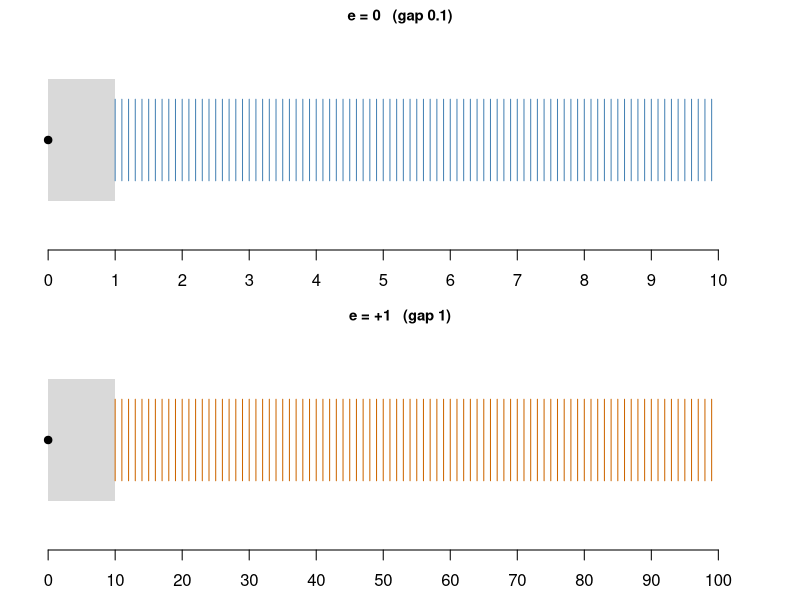
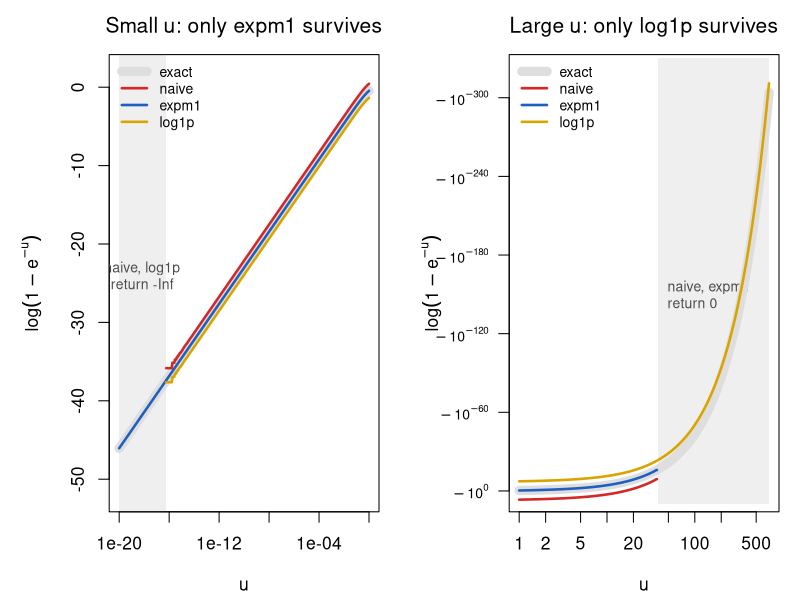

Reproduce these figures in R, in order.
## ---- chunk 1
options(digits = 22)

## ---- chunk 2
#| label: integer-limits
#| warning: false
.Machine$integer.max

## Check upper bounds
as.integer(2^31 - 1)                    # maximum valid integer
as.integer(2^31)                        # exceeds limit, returns NA
as.integer(2^31 - 1) + as.integer(1)    # overflows to NA

## Check lower bounds
as.integer(-(2^31 - 1))                 # minimum valid integer
as.integer(-2^31)                       # exceeds lower limit, returns NA
## ---- chunk 3
#| label: integer-product
#| warning: false
50000L * 50000L
50000 * 50000
## ---- chunk 4
#| label: toy-all-numbers
m <- outer(1:9, 0:9, function(a, b) sprintf("%.1f",a + b / 10))
dimnames(m) <- list(d1 = 1:9, d2 = 0:9)
m
## ---- chunk 5
#| label: fig-toy-lines
#| echo: false
#| fig-width: 9
#| fig-height: 3.6
#| fig-cap: 'Illustrates how floating-point numbers are spaced on the real line in a toy number system: the gaps between representable numbers grow with magnitude, so precision is relative rather than absolute.
#|   Positive numbers at zoom $e=0$ (top, gap $0.1$) and $e=+1$ (bottom, gap $1$). Grey bands hold the crowded marks of all lower zooms ($e<0$, and $e\le 0$ in the bottom panel); overflow occurs only far to the right, beyond $9.9\times10^{9}$.'
par(mfrow = c(2, 1), mar = c(2.5, 1, 1.5, 1))
m0 <- (10:99) / 10; m1 <- 10:99
plot(NA, xlim = c(0, 10.5), ylim = c(0, 1), axes = FALSE, xlab = "", ylab = "",
     main = "e = 0   (gap 0.1)", cex.main = 0.9)
rect(0, 0.2, 1, 0.8, col = "gray85", border = NA)
segments(m0, 0.3, m0, 0.7, col = "steelblue")
points(0, 0.5, pch = 19)
axis(1, at = 0:10)
plot(NA, xlim = c(0, 105), ylim = c(0, 1), axes = FALSE, xlab = "", ylab = "",
     main = "e = +1   (gap 1)", cex.main = 0.9)
rect(0, 0.2, 10, 0.8, col = "gray85", border = NA)
segments(m1, 0.3, m1, 0.7, col = "darkorange3")
points(0, 0.5, pch = 19)
axis(1, at = seq(0, 100, 10))
## ---- chunk 6
#| label: double-limits
c(eps = .Machine$double.eps, xmax = .Machine$double.xmax,
  xmin = .Machine$double.xmin, subnormal = 2^-1074, maxint = 2^53)
## ---- chunk 7
#| label: machine-eps
1 + 2^-52 == 1
1 + 2^-53 == 1                       # half an epsilon is lost
0.1 + 0.2 == 0.3                     # rounding error
isTRUE(all.equal(0.1 + 0.2, 0.3))    # test with tolerance sqrt(eps)
## ---- chunk 8
#| label: over-underflow
2 * .Machine$double.xmax             # overflow: Inf
exp(710)                             # overflow: Inf
2^-1075                              # underflow: 0
prod(rep(0.01, 200))                 # 1e-400 underflows to 0
sum(log(rep(0.01, 200)))             # the log scale is safe
## ---- chunk 9
#| label: spacing-demo
2^52 + 1 == 2^52                     # gap 1: still distinguishable
2^53 + 1 == 2^53                     # gap 2: the +1 is lost
format(c(2^53, 2^53 + 1, 2^53 + 2), digits = 17)
.Machine$integer.max                 # 2^31 - 1
## ---- chunk 10
#| label: sum-large-small
## the target value
f0 <- 1 + 2^(-40)
f0

## adding 2^-52 (one epsilon) 2^12 times works: each addition changes the sum
f1 <- 1; i <- 1
while (i <= 2^12) { f1 <- f1 + 2^(-52); i <- i + 1 }
f1

## adding 2^-53 (half an epsilon) 2^13 times fails: 1 + 2^-53 rounds to 1 every time
f2 <- 1; i <- 1
while (i <= 2^13) { f2 <- f2 + 2^(-53); i <- i + 1 }
f2

## this difference is not due to number display in R
f0 == f1
f0 == f2

## R's built-in sum() uses pairwise summation and extended precision
f3 <- sum(c(1, rep(2^(-53), 2^13))); f3
f1 == f3
f4 <- sum(c(1, rep(2^(-54), 2^14))); f4
f0 == f4

## the fix: accumulate the small numbers first, then add to 1
f6s <- 0; i <- 1
while (i <= 2^14) { f6s <- f6s + 2^(-54); i <- i + 1 }
f6s
f6 <- f6s + 1; f6
f0 == f6
## ---- chunk 11
#| label: summation-methods
x <- c(1, rep(1e-16, 1e4))                 # exact sum is 1 + 1e-12

naive_sum <- function(x) { s <- 0; for (v in x) s <- s + v; s }

kahan_sum <- function(x) {
  s <- 0; c <- 0                            # c holds the running roundoff error
  for (v in x) { y <- v - c; t <- s + y; c <- (t - s) - y; s <- t }
  s }

c(naive   = naive_sum(x) - 1,
  sorted  = naive_sum(sort(x)) - 1,
  kahan   = kahan_sum(x) - 1,
  builtin = sum(x) - 1,
  exact   = 1e-12)
## ---- chunk 12
#| label: eps-other-bases
log(2^(-52))               # base e: about -36
1 + exp(-35)
1 + exp(-37)               # evaluates to exactly 1

log(2^(-52), base = 10)    # base 10: about -15.7
1 + 1e-15 == 1
1 + 1e-16 == 1
## ---- chunk 13
#| label: tbl-fexp-naive
#| message: false
library(knitr)

fexp <- function(x, debug = FALSE) {
  i <- 0; expx <- 1; u <- 1
  if (debug) debug_list <- list()
  while (abs(u) > 1e-20 * abs(expx)) {
    i <- i + 1
    u <- u * x / i
    expx <- expx + u
    if (debug) debug_list[[i]] <- c(Step = i, Term_u = u, exp_x = expx)
  }
  if (debug) return(do.call(rbind, debug_list))
  expx
}

test_vals <- c(10, 20, 60, -1, -10, -20, -50)
res1 <- data.frame(x = test_vals, Built_in_Exp = exp(test_vals), Taylor_fexp = sapply(test_vals, fexp))
kable(res1, caption = "Compares a naive Taylor-series implementation of the exponential function with the built-in exp() to show that the series is accurate for positive arguments but fails for negative ones. Built-in exp() versus the naive Taylor series fexp()")
## ---- chunk 14
#| label: tbl-fexp-debug
debug_matrix <- fexp(-50, debug = TRUE)
debug_summary <- rbind(
  head(debug_matrix, 10),
  matrix(NA, nrow = 1, ncol = 3, dimnames = list("...", colnames(debug_matrix))),
  tail(debug_matrix, 10))
kable(debug_summary, caption = "Exposes the internals of the failing computation of exp(-50), showing that very large terms of alternating sign cancel and leave only roundoff error. Debug trace for fexp(-50) showing catastrophic cancellation")
## ---- chunk 15
#| label: tbl-fexp-robust
fexp2 <- function(x) {
  xa <- abs(x); i <- 0; expx <- 1; u <- 1
  while (u > 1e-20 * expx) { i <- i + 1; u <- u * xa / i; expx <- expx + u }
  if (x >= 0) expx else 1 / expx
}

test_vals_neg <- c(-10, -20, -50)
res2 <- data.frame(x = test_vals_neg, Built_in_Exp = exp(test_vals_neg), Robust_fexp2 = sapply(test_vals_neg, fexp2))
kable(res2, caption = "Shows that reformulating the computation as 1/exp(|x|) removes the cancellation and restores accuracy for negative arguments. Robust fexp2() for negative arguments")
## ---- chunk 16
#| label: expm1-demo
x <- 1e-10
c(naive = exp(x) - 1, expm1 = expm1(x), series = x + x^2 / 2)
x <- 1e-20
c(naive = log(1 + x), log1p = log1p(x))
## ---- chunk 17
#| label: variance-formulas
## one-pass (computational) formula
var1 <- function(x) { n <- length(x); (sum(x^2) - sum(x)^2 / n) / (n - 1) }

## two-pass formula (centering on the mean)
var2 <- function(x) { n <- length(x); sum((x - mean(x))^2) / (n - 1) }

## small data works fine for both
x <- c(1, 2, 3)
c(var1(x), var2(x), var(x))

## a large shift exposes catastrophic cancellation in var1
x <- c(1, 2, 3) + 1e8
c(var1(x), var2(x), var(x))
x <- c(1, 2, 3) + 1e10
c(var1(x), var2(x), var(x))
## ---- chunk 18
#| label: tbl-variance-scan
M <- 10^(0:10)
res <- t(sapply(M, function(m) { x <- c(1, 2, 3) + m; c(M = m, one_pass = var1(x), two_pass = var2(x)) }))
kable(res, caption = "Demonstrates catastrophic cancellation in the one-pass variance formula, which breaks down when the data have a large mean, while the two-pass formula stays accurate. One-pass versus two-pass variance as the data are shifted by M", digits = 6)
## ---- chunk 19
#| label: variance-fixes
var_shifted <- function(x) { n <- length(x); d <- x - x[1]; (sum(d^2) - sum(d)^2 / n) / (n - 1) }

var_welford <- function(x) {
  m <- 0; S <- 0
  for (k in seq_along(x)) { m_old <- m; m <- m + (x[k] - m) / k; S <- S + (x[k] - m_old) * (x[k] - m) }
  S / (length(x) - 1) }

x <- c(1, 2, 3) + 1e10
c(one_pass = var1(x), shifted = var_shifted(x), welford = var_welford(x), two_pass = var2(x))
## ---- chunk 20
#| label: sigmoid-demo
p1 <- function(theta) exp(theta) / (1 + exp(theta))
p2 <- function(theta) 1 / (1 + exp(-theta))

## large positive theta breaks p1, works in p2
theta <- 2000
c(p1 = p1(theta), p2 = p2(theta))

## large negative theta works for both
theta <- -2000
c(p1 = p1(theta), p2 = p2(theta))

## the piecewise form is safe everywhere and keeps full precision in both tails
sigmoid <- function(x) ifelse(x >= 0, 1 / (1 + exp(-x)), exp(x) / (1 + exp(x)))
sigmoid(c(-2000, -20, 0, 20, 2000))
## ---- chunk 21
#| label: builtin-demo
c(naive = log(factorial(1000)), lfactorial = lfactorial(1000))
c(naive = log(dnorm(40)), dnorm_log = dnorm(40, log = TRUE))
c(naive = log(1 - pnorm(10)), stable = pnorm(10, lower.tail = FALSE, log.p = TRUE))
## ---- chunk 22
#| label: log-quotient-demo
log_x <- 800; x <- exp(log_x); x          # overflow
log_y <- 805; y <- exp(log_y); y          # overflow
x / y                                     # Inf/Inf = NaN

log_xovery <- log_x - log_y               # subtracting logs is safe
log_xovery
exp(log_xovery)

## likelihood versus log-likelihood for 2000 fair-coin tosses
p <- rep(0.5, 2000)
c(likelihood = prod(p), log_likelihood = sum(log(p)))
## ---- chunk 23
#| label: log-sum-exp
log_sum_exp <- function(log_x) {
  max_log_x <- max(log_x)
  max_log_x + log(sum(exp(log_x - max_log_x)))
}

## values that would overflow directly
log_x <- c(2000, 2010, 2030)
exp(log_x)                                   # Inf
c(direct = log(sum(exp(log_x))), lse = log_sum_exp(log_x))

## values that would underflow directly
log_x <- -c(2000, 2010, 2030)
exp(log_x)                                   # 0
c(direct = log(sum(exp(log_x))), lse = log_sum_exp(log_x))
## ---- chunk 24
#| label: mixture-loglik
y <- c(-1, 0.5, 2, 45)                      # the last value is far from both means
mu <- c(0, 3); w <- c(0.6, 0.4)
naive <- sum(log(w[1] * dnorm(y, mu[1]) + w[2] * dnorm(y, mu[2])))
stable <- sum(sapply(y, function(yi) log_sum_exp(log(w) + dnorm(yi, mu, log = TRUE))))
c(naive = naive, stable = stable)
## ---- chunk 25
#| label: log-softmax
x <- c(1000, 1001, 1005)
naive <- log(exp(x) / sum(exp(x)))
stable <- x - log_sum_exp(x)
rbind(naive, stable, probabilities = exp(stable))
## ---- chunk 26
#| label: logsumexp-matrixStats
#| message: false
library(matrixStats)
c(mine = log_sum_exp(c(2000, 2001, 2002)), matrixStats = logSumExp(c(2000, 2001, 2002)))
## ---- chunk 27
#| label: log-minus-exp
log_minus_exp <- function(log_x, log_y) {
  if (log_x < log_y) stop("the first argument must be the larger")
  log_x + log1p(-exp(log_y - log_x))
}

log_minus_exp(2020, 2000)
exp(2000) - exp(1999)                       # direct subtraction: Inf - Inf = NaN

## nearly equal arguments: log1p keeps the precision that log(1 - .) would lose
lx <- 10; ly <- 10 - 1e-12
c(with_log1p = log_minus_exp(lx, ly), with_log = lx + log(1 - exp(ly - lx)), exact = log(exp(lx) - exp(ly)))
## ---- chunk 28
#| label: logspace-sub-table
a <- c(2000, 1e-20, -1000,    0)
b <- c(1999,     0, -1001, -500)
g <- function(x) formatC(x, format = "g", digits = 8)
kable(data.frame(a = g(a), b = g(b), u = g(a - b),
                  naive = g(log(exp(a) - exp(b))),
                  log_minus_exp = g(mapply(log_minus_exp, a, b))),
      caption = "Shows why log(exp(a) - exp(b)) should be computed on the log scale: the naive expression overflows for large a and b, whereas log_minus_exp stays finite and accurate. log(exp(a) - exp(b)) by the naive expression and by log_minus_exp",
      align = c("r", "r", "r", "r", "r"))
## ---- chunk 29
#| label: log1mexp-functions
f_naive <- function(u) log(1 - exp(-u))     # both failures
f_expm1 <- function(u) log(-expm1(-u))      # never forms the difference 1 - exp(-u)
f_log1p <- function(u) log1p(-exp(-u))      # never forms the sum exp(-u)
## ---- chunk 30
#| label: tbl-log1mexp
u <- c(1e-100, 1e-18, 1e-15, 1e-8, 1, 20, 50, 500)
log1mexp <- function(u) ifelse(u <= log(2), log(-expm1(-u)), log1p(-exp(-u)))
## plain decimals, except that numbers below 0.01 in absolute value are written +/- e^{x}, x = log|value|
g <- function(v) vapply(v, function(v) {
  if (is.nan(v)) return("NaN")
  if (is.infinite(v)) return(if (v < 0) "$-\\infty$" else "$\\infty$")
  if (v == 0) return("$0$")
  if (abs(v) < 0.01) return(paste0("$", if (v < 0) "-", "e^{", signif(log(abs(v)), 6), "}$"))
  paste0("$", signif(v, 6), "$")
}, "")
tab <- data.frame(g(u), g(f_naive(u)), g(f_expm1(u)), g(f_log1p(u)), g(log1mexp(u)))
names(tab) <- c("$u$", "naive: $\\log(1-e^{-u})$",
                "expm1: $\\log(-\\mathrm{expm1}(-u)) \\approx \\log u$ for small $u$",
                "log1p: $\\mathrm{log1p}(-e^{-u}) \\approx -e^{-u}$ for large $u$",
                "correct: log1mexp$(u)$")
kable(tab, align = rep("r", 5),
      caption = "Computing log(1 - exp(-u)) four ways, across eighteen orders of magnitude of u; numbers below 0.01 in absolute value are written as powers of e.")
## ---- chunk 31
#| label: log1mexp-branch
log1mexp <- function(u) ifelse(u <= log(2), log(-expm1(-u)), log1p(-exp(-u)))
## ---- chunk 32
#| label: fig-log1mexp
#| echo: !expr knitr::is_html_output()   # code shown in HTML only
#| fig-cap: "Compares implementations of log(1 - exp(-u)) to show which formulas remain accurate for very small and very large u.
#|   The three implementations of log(1 - exp(-u)) against u on a log scale. Curves are offset vertically by a small constant so that they remain distinguishable where they agree; log1mexp is the grey reference."
#| fig-width: 10
#| fig-height: 4.2

fin <- function(y) replace(y, !is.finite(y), NA)   # -Inf: the curve simply stops
## for the right panel: place y < 0 on a log axis without changing its sign,
## by plotting log10(-y) against a reversed axis labelled -10^k
negpow <- function(y) {
  out <- rep(NA_real_, length(y)); ok <- is.finite(y) & y < 0
  out[ok] <- log10(-y[ok]); out
}
cols <- c(naive = "#D62728", expm1 = "#1F5FBF", log1p = "#D9A400")
par(mfrow = c(1, 2), mar = c(4.2, 5.2, 2.6, 1), cex = 1.05)

## left: small u, value plotted directly; jitter in units of the response
u <- 10^seq(-20, 0, length.out = 400)
jit <- c(0.9, 0, -0.9)
plot(u, log1mexp(u), type = "n", log = "x", ylim = c(-52, 2),
     xlab = expression(u), ylab = expression(log(1 - e^-u)),
     main = expression("Small" ~ u * ": only expm1 survives"))
u_dead <- max(u[!is.finite(f_naive(u))])
rect(min(u), -60, u_dead, 10, col = adjustcolor("gray50", 0.12), border = NA)
text(sqrt(min(u) * u_dead), -24, "naive, log1p\nreturn -Inf", col = "gray30", cex = 0.8)
lines(u, log1mexp(u), lwd = 9, col = "gray87")
lines(u, fin(f_naive(u)) + jit[1], lwd = 2.5, col = cols["naive"])
lines(u, fin(f_expm1(u)) + jit[2], lwd = 2.5, col = cols["expm1"])
lines(u, fin(f_log1p(u)) + jit[3], lwd = 2.5, col = cols["log1p"])
legend("topleft", bty = "n", cex = 0.8, lwd = c(9, 2.5, 2.5, 2.5),
       col = c("gray87", cols), legend = c("exact", "naive", "expm1", "log1p"))

## right: large u, same quantity on a log-magnitude axis (note the reversed ylim);
## jitter is now in powers of ten, so it must be applied after negpow()
u <- 10^seq(0, log10(700), length.out = 400)
jit <- c(7, 0, -7)
k <- seq(0, -300, by = -60)
plot(u, negpow(log1mexp(u)), type = "n", log = "x", ylim = c(3, -320), yaxt = "n",
     xlab = expression(u), ylab = expression(log(1 - e^-u)),
     main = expression("Large" ~ u * ": only log1p survives"))
axis(2, at = k, labels = parse(text = paste0("-10^", k)), las = 1, cex.axis = 0.8)
u_dead <- min(u[f_naive(u) >= 0])
rect(u_dead, 10, max(u), -330, col = adjustcolor("gray50", 0.12), border = NA)
text(u_dead * 1.3, -150, "naive, expm1\nreturn 0", adj = c(0, 0.5), col = "gray30", cex = 0.8)
lines(u, negpow(log1mexp(u)), lwd = 9, col = "gray87")
lines(u, negpow(f_naive(u)) + jit[1], lwd = 2.5, col = cols["naive"])
lines(u, negpow(f_expm1(u)) + jit[2], lwd = 2.5, col = cols["expm1"])
lines(u, negpow(f_log1p(u)) + jit[3], lwd = 2.5, col = cols["log1p"])
legend("topleft", bty = "n", cex = 0.8, lwd = c(9, 2.5, 2.5, 2.5),
       col = c("gray87", cols), legend = c("exact", "naive", "expm1", "log1p"))
## ---- chunk 33
#| label: phi10-example
c(naive    = log(1 - pnorm(10)),                          # pnorm(10) rounds to 1, so log(0) = -Inf
  log1p    = log1p(-pnorm(10)),                            # log1p cannot recover digits already lost
  log1mexp = log1mexp(-pnorm(10, log.p = TRUE)),           # complement taken in log space
  stable   = pnorm(10, lower.tail = FALSE, log.p = TRUE))  # direct upper tail
## ---- chunk 34
#| label: phi-neg10-example
c(naive    = log(1 - pnorm(-10)),                           # 1 - 7.6e-24 rounds to 1, so log gives 0
  log1p    = log1p(-pnorm(-10)),                             # pnorm(-10) is itself accurate
  log1mexp = log1mexp(-pnorm(-10, log.p = TRUE)),
  stable   = pnorm(-10, lower.tail = FALSE, log.p = TRUE))
